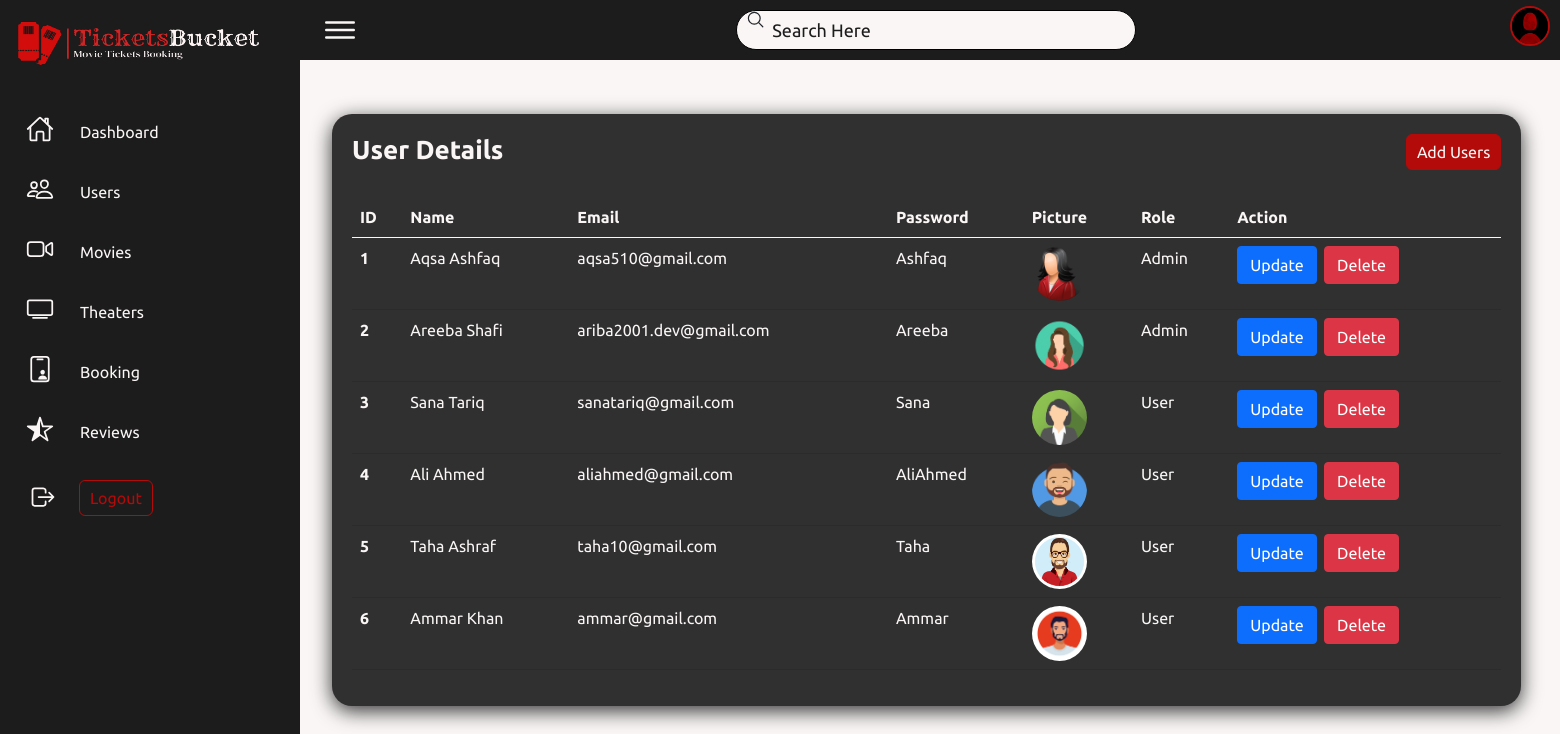
Screenshot of /AdminPanel/Pages/Users.php with the database file from the repository.
### tables this page shows
CREATE TABLE `registration` (
  `register-id` int(11) NOT NULL,
  `full_name` varchar(255) NOT NULL,
  `email` varchar(255) NOT NULL,
  `Apassword` varchar(255) NOT NULL,
  `picture` varchar(250) NOT NULL,
  `role` varchar(50) NOT NULL
);

### AdminPanel/Pages/Users.php (the view, shortened to what this page needs)
<?php
include("Config.php");
?>
<!DOCTYPE html>
<html lang="en">
<head>
    <link rel="stylesheet" href="../assets/css/bootstrap-5.0.2-dist/css/bootstrap.min.css">
    <link rel="stylesheet" href="../assets/css/prac.css">
    <link rel="stylesheet" href="https://cdnjs.cloudflare.com/ajax/libs/font-awesome/6.3.0/css/all.min.css">
</head>
<body>
<div class="container1">
    <div class="row">
        <div class="col-sm-12">
        <div class="navigation">
        <ul>
        <li>
            <a href="#">
                <span class="icon">
                    <img src="../assets/images/mylogo (2).png" alt="" class="ion-icon">
                </span>
            </a>
        </li>
        <li>
           <a href="../index.php">
                <span class="icon">
                  <ion-icon name="home-outline"></ion-icon>
                </span>
                <span class="title" style="margin-top:20px;margin-left: 10px;">Dashboard</span>
            </a>
        </li>
        <li>
           <a href="Users.php">
                <span class="icon">
                <ion-icon name="people-outline"></ion-icon>
                </span>
                <span class="title" style="margin-top:20px;margin-left: 10px;">Users</span>
            </a>
        </li>
        <li>
           <a href="Movies.php">
                <span class="icon">
                     <ion-icon name="videocam-outline"></ion-icon>
                </span>
                <span class="title" style="margin-top:20px;margin-left: 10px;">Movies</span>
            </a>
        </li>
        <li>
           <a href="Theaters.php">
                <span class="icon">
                <ion-icon name="tv-outline"></ion-icon>
                </span>
                <span class="title" style="margin-top:20px;margin-left: 10px;">Theaters</span>
            </a>
        </li>
        <li>
           <a href="booking.php">
                <span class="icon">
                <ion-icon name="id-card-outline"></ion-icon>
                </span>
                <span class="title" style="margin-top:20px;margin-left: 10px;">Booking</span>
            </a>
        </li>
        <li>
           <a href="reviews.php">
                <span class="icon">
                <ion-icon name="star-half-outline"></ion-icon>
                </span>
                <span class="title" style="margin-top:20px;margin-left: 10px;">Reviews</span>
            </a>
        </li>
        <li>
           <a href="#">
                <span class="icon" style="margin-top:8px;margin-left:3px;">
                <ion-icon name="log-out-outline"></ion-icon>
                </span>
                <form action="" method="post" style="margin-top:20px;margin-left: 6px;">
                   <button class="title "id="LgBtn" name="logout" type="submit" style=" padding: 5px 10px;
                    background: transparent; color: var(--dark_red); text-decoration: none;
                     border-radius: 6px;border:1px solid var(--dark_red);">Logout</button>
                </form>
            </a>
        </li>
        </ul>
        </div>
        </div>
    </div>
    <div class="main">
        <div class="row">
            <div class="col-sm-12">
            <div class="topbar">
            <div class="toggle">
               <ion-icon name="menu-outline"></ion-icon>
            </div>
            <div class="search">
                <label>
                    <input type="text" placeholder="Search Here">
                    <ion-icon name="search-outline"></ion-icon>
                </label>
            </div>
               <div>
                   <h6 style="color:white;"><?php echo $_SESSION['full_name']; ?> &nbsp;&nbsp;<img
                   class="admin" src="../assets/images/admin.dp.png" alt=""></h6>
               </div>
        </div><br>
            </div>
        </div>
     <div class="container">
        <div class="row">
            <div class="col-sm-12">
            <div class="details">
          <div class="userData">
              <div class="cardHeader">
                  <h3 class="userHd">User Details</h3>
                       <button type="submit" class="Addbtn" name="fetch">Add Users</button>
              </div><br>
             <table class="table">
                <thead>
                    <tr>
                        <th>ID</th>
                        <th>Name</th>
                        <th>Email</th>
                        <th>Password</th>
                        <th>Picture</th>
                        <th>Role</th>
                        <th>Action</th>
                    </tr>
                </thead>
                <tbody>
                <?php
          $data = mysqli_query($conn,"SELECT * from registration");
          while ($users_data = mysqli_fetch_array($data)){
            ?>
            <tr>
              <th><?php echo $users_data["register-id"] ?></th>
              <td><?php echo $users_data["full_name"] ?></td>
              <td><?php echo $users_data["email"] ?></td>
              <td><?php echo $users_data["Apassword"] ?></td>
              <td><img width="100px" class="pic" height="100px" src="../assets/images/<?php echo $users_data["picture"] ?>" alt=""></td>
              <td><?php echo $users_data["role"] ?></td>
              <td><button class="btn btn-primary"><a href="update.php?id=<?php echo  $users_data["register-id"] ?>"
               class="text-white text-decoration-none"> Update</a></button>&nbsp;
               <button class="btn btn-danger"><a href="delete.php?id=<?php echo  $users_data["register-id"] ?>"
               class="text-white text-decoration-none"> Delete</a></button></td>
            </tr>
        <?php  } ?>
                </tbody>
             </table>
          </div>
       </div>
            </div>
        </div>
     </div>
    </div>
</div>
</body>
</html>

### AdminPanel/assets/css/prac.css (style rules this page uses)
* { font-family: 'Ubuntu', sans-serif; margin: 0; padding: 0; box-sizing: border-box; }
:root { --dark_red: rgb(179, 10, 10); --light_red:rgb(234, 0, 0); --light_black: rgb(29, 28, 28); --white: #faf6f6; --light: #ffe2e2 ; --dark_black:rgb(0, 0, 0); }
body { min-height: 100vh; overflow-x: hidden; background: var(--white); }
.container1 { position: relative; width: 100%; }
.navigation { position: fixed; width: 300px; height: 100%; background: var(--light_black); border-left: 10px solid var(--light_black); transition: 0.5s; overflow: hidden; }
.navigation ul { position: absolute; top: 0; left: 0; width: 100%; padding-left: 0; }
.navigation ul li { position: relative; width: 100%; list-style: none; border-top-left-radius: 30px; border-bottom-left-radius: 30px; }
.navigation ul li:nth-child(1) { margin-bottom: 40px; pointer-events: none; }
.navigation ul li a { position: relative; display: block; width: 100%; display: flex; text-decoration: none; color: var(--white); }
.navigation ul li a .icon { position: relative; display: block; min-width: 60px; height: 60px; line-height: 75px; text-align: center; }
.navigation ul li a .icon ion-icon { font-size: 1.75rem; }
.navigation ul li a .icon .ion-icon { width: 115%; height: 110%; margin-top: 10px; overflow: hidden; cursor: pointer; }
.main { position: absolute; width: calc(100% - 300px); left: 300px; min-height: 100vh; background: var(--white); transition: 0.5s; }
.topbar { width: 100%; height: 60px; display: flex; justify-content: space-between; align-items: center; padding: 0 10px; background: var(--light_black); }
.toggle { position: relative; width: 60px; height: 60px; display: flex; justify-content: center; align-items: center; font-size: 2.5rem; cursor: pointer; color: var(--white); }
.search { position: relative; width: 400px; margin: 0 10px; }
.search label { position: relative; width: 100%; }
.search label input { width: 100%; height: 40px; border-radius: 40px; padding: 5px 20px; padding-left: 35px; font-size: 18px; background: var(--white); outline: none; border: 1px solid var(--dark_black); }
.search label input::placeholder { color: var(--light_black); }
.search label ion-icon { position: absolute; top: 0; left: 10px; font-size: 1.2rem; }
.admin { position: relative; width: 40px; height: 40px; border: 2px solid var(--dark_red); border-radius: 50%; overflow: hidden; cursor: pointer; }
.details { position: relative; width: 150%; padding: 20px; display: grid; grid-template-columns: 2fr 1fr; grid-gap:30px; margin-top: 10px; }
.details .userData { position: relative; display: grid; min-height: 500px; background:rgb(48, 48, 48); padding: 20px; box-shadow: 0 5px 20px rgba(0, 0, 0, 0.8); border-radius: 20px; }
.details .cardHeader { display: flex; justify-content: space-between; align-items: flex-start; }
.cardHeader .userHd { font-weight: 600; font-size:26px; color: var(--white); }
.cardHeader .Addbtn { position: relative; padding: 5px 10px; background: var(--dark_red); color: var(--white); text-decoration: none; border-radius: 6px; border: 1px solid var(--dark_red); }
.details table { width: 100%; border-collapse:collapse; }
.details table tbody td { font-size: 16px; }
.details .userData table tr { color: var(--white); border-bottom: 1px solid rgba(0, 0, 0, 0.1); }
.details .userData table tbody tr .pic { width: 55px; height: 55px; border-radius: 50%; cursor: pointer; overflow: hidden; }

### rows the page displays
registration: value "1", full_name "Aqsa Ashfaq", email "aqsa510@gmail.com", Apassword "Ashfaq", picture (picture), role "Admin"
registration: value "2", full_name "Areeba Shafi", email "ariba2001.dev@gmail.com", Apassword "Areeba", picture (picture), role "Admin"
registration: value "3", full_name "Sana Tariq", email "sanatariq@gmail.com", Apassword "Sana", picture (picture), role "User"
registration: value "4", full_name "Ali Ahmed", email "aliahmed@gmail.com", Apassword "AliAhmed", picture (picture), role "User"
registration: value "5", full_name "Taha Ashraf", email "taha10@gmail.com", Apassword "Taha", picture (picture), role "User"
registration: value "6", full_name "Ammar Khan", email "ammar@gmail.com", Apassword "Ammar", picture (picture), role "User"
